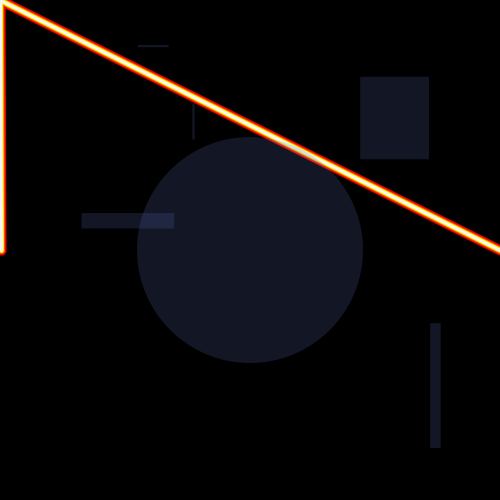
Frame 1 (no input)
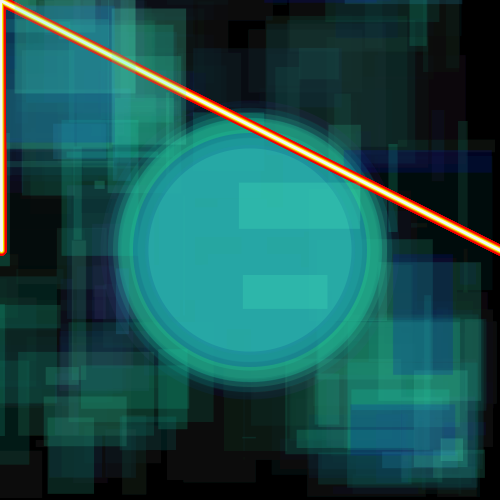
Frame 60 (the mouse pressed at the canvas centre just before this capture)
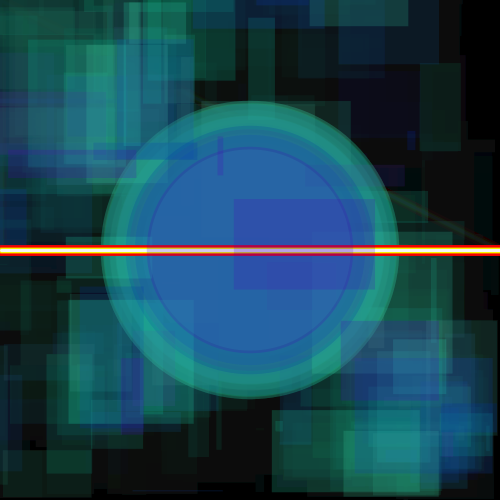
Frame 120 (the mouse held since frame 60 and released just before this capture)

The Processing sketch that drew these frames (run headless with seeded random() and noise(); from frame 60 on, the mouse is pressed at the canvas centre):

// Processing sketch: processing_45461
// ── processing_45461.pde

void setup()
{
    size(500, 500);
    background(0);
    float r = random(1, 500);

}

void draw()
{
    float r = random(200, 300);
    fill(100, 100, 100, 100);
    
    fill(0);
    
    strokeWeight(10);
    stroke(300, 0, 0);
    line(1, 250, mouseX, mouseY);
    
    line(500, 250, mouseX, mouseY);
   
    strokeWeight(7);
    stroke(300, 100, 0);
    line(1, 250, mouseX, mouseY);
    
    line(500, 250, mouseX, mouseY);
   
    strokeWeight(5);
    stroke(300, 300, 0);
    line(1, 250, mouseX, mouseY);
    
    line(500, 250, mouseX, mouseY);
    
    strokeWeight(3);
    stroke(300, 300, 300);
    line(1, 250, mouseX, mouseY);
   
    
    line(500, 250, mouseX, mouseY);
    noStroke();
    fill(random(1, 100), random(1, 500), 200, 50);
    rect(random(1, 500), random(1, 500), random(50-200), random(50-200));
    rect(random(1, 500), random(1, 500), random(50-200), random(50-200));
    rect(random(1, 500), random(1, 500), random(50-200), random(50-200));
    rect(random(100, 200), random(100, 200), random(50-200), random(50-200));
    rect(random(400, 500), random(400, 500), random(50-200), random(50-200));
    ellipse(250, 250, r, r);
    
    fill(0, 10);
    rect(0, 0, 500, 500);
    
 

}
